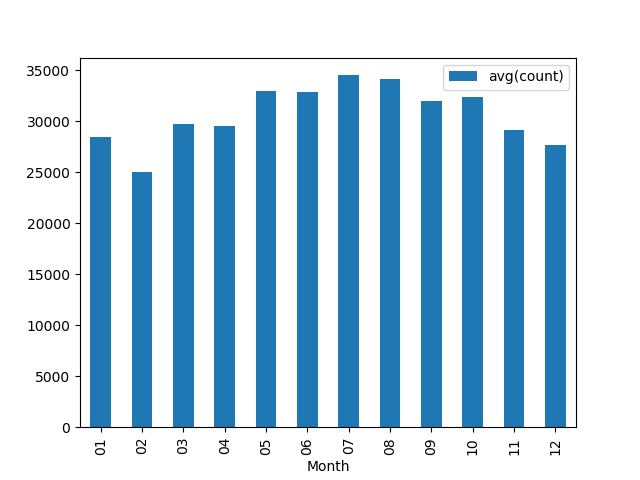

This chart was generated by the following Python code:
from pyspark.sql import SQLContext
from pyspark import SparkContext
from pyspark.sql.functions import *
from matplotlib import pyplot as plt

"""
Load data from hdfs
"""
sc = SparkContext()
sqlcontext = SQLContext(sc)
crime_path = 'hdfs://wolf.analytics.private/user/lzp2080/data/crime/Crimes_-_2001_to_present.csv'
crime = sqlcontext.read.csv(crime_path, header=True)

"""
Feature Engineering
"""
crime = crime.withColumn("Month", crime.Date.substr(0, 2))
crime = crime.withColumn("Year-Month", concat(crime.Date.substr(7, 4), crime.Date.substr(0, 2)))

"""
Average crime events by month
"""
cnt_crime = crime.groupby('Year-Month', 'Month').count().groupby('Month').mean().orderBy('Month')

"""
Plot
"""
cnt_crime.toPandas().plot.bar(x="Month", y="avg(count)")
plt.savefig("exercise1.png")
